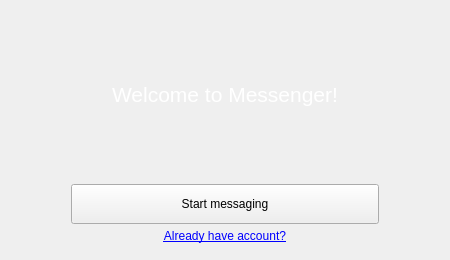
<?xml version="1.0" encoding="UTF-8"?>
<ui version="4.0">
 <class>StartMenu</class>
 <widget class="QWidget" name="StartMenu">
  <property name="geometry">
   <rect>
    <x>0</x>
    <y>0</y>
    <width>450</width>
    <height>260</height>
   </rect>
  </property>
  <property name="minimumSize">
   <size>
    <width>450</width>
    <height>260</height>
   </size>
  </property>
  <property name="maximumSize">
   <size>
    <width>450</width>
    <height>260</height>
   </size>
  </property>
  <property name="windowTitle">
   <string/>
  </property>
  <property name="windowIcon">
   <iconset resource="../../images.qrc">
    <normaloff>:/app/ui/images/AppIcon.ico</normaloff>:/app/ui/images/AppIcon.ico</iconset>
  </property>
  <layout class="QVBoxLayout" name="verticalLayout_2">
   <item>
    <layout class="QVBoxLayout" name="verticalLayout">
     <item>
      <widget class="QLabel" name="label">
       <property name="minimumSize">
        <size>
         <width>0</width>
         <height>130</height>
        </size>
       </property>
       <property name="maximumSize">
        <size>
         <width>16777215</width>
         <height>300</height>
        </size>
       </property>
       <property name="styleSheet">
        <string notr="true">color: rgb(41, 255, 241);</string>
       </property>
       <property name="text">
        <string>&lt;html&gt;&lt;head/&gt;&lt;body&gt;&lt;p align=&quot;center&quot;&gt;&lt;span style=&quot; font-size:16pt; color:#ffffff;&quot;&gt;Welcome to Messenger!&lt;/span&gt;&lt;/p&gt;&lt;/body&gt;&lt;/html&gt;</string>
       </property>
       <property name="scaledContents">
        <bool>false</bool>
       </property>
       <property name="alignment">
        <set>Qt::AlignCenter</set>
       </property>
       <property name="wordWrap">
        <bool>true</bool>
       </property>
      </widget>
     </item>
     <item>
      <layout class="QHBoxLayout" name="horizontalLayout">
       <item>
        <spacer name="horizontalSpacer">
         <property name="orientation">
          <enum>Qt::Horizontal</enum>
         </property>
         <property name="sizeType">
          <enum>QSizePolicy::Preferred</enum>
         </property>
         <property name="sizeHint" stdset="0">
          <size>
           <width>60</width>
           <height>50</height>
          </size>
         </property>
        </spacer>
       </item>
       <item>
        <layout class="QVBoxLayout" name="verticalLayout_3">
         <property name="spacing">
          <number>0</number>
         </property>
         <item>
          <widget class="QPushButton" name="buttonStartMsg">
           <property name="minimumSize">
            <size>
             <width>250</width>
             <height>40</height>
            </size>
           </property>
           <property name="maximumSize">
            <size>
             <width>350</width>
             <height>40</height>
            </size>
           </property>
           <property name="styleSheet">
            <string notr="true"/>
           </property>
           <property name="text">
            <string>Start messaging</string>
           </property>
          </widget>
         </item>
         <item>
          <widget class="QLabel" name="linkAlreadyAccount">
           <property name="minimumSize">
            <size>
             <width>0</width>
             <height>10</height>
            </size>
           </property>
           <property name="maximumSize">
            <size>
             <width>16777215</width>
             <height>25</height>
            </size>
           </property>
           <property name="text">
            <string>&lt;a href=&quot;http://example.com/&quot;&gt;Already have account?&lt;/a&gt;</string>
           </property>
           <property name="alignment">
            <set>Qt::AlignCenter</set>
           </property>
          </widget>
         </item>
        </layout>
       </item>
       <item>
        <spacer name="horizontalSpacer_2">
         <property name="orientation">
          <enum>Qt::Horizontal</enum>
         </property>
         <property name="sizeType">
          <enum>QSizePolicy::Preferred</enum>
         </property>
         <property name="sizeHint" stdset="0">
          <size>
           <width>60</width>
           <height>50</height>
          </size>
         </property>
        </spacer>
       </item>
      </layout>
     </item>
    </layout>
   </item>
  </layout>
 </widget>
 <resources>
  <include location="../../images.qrc"/>
 </resources>
 <connections/>
</ui>
